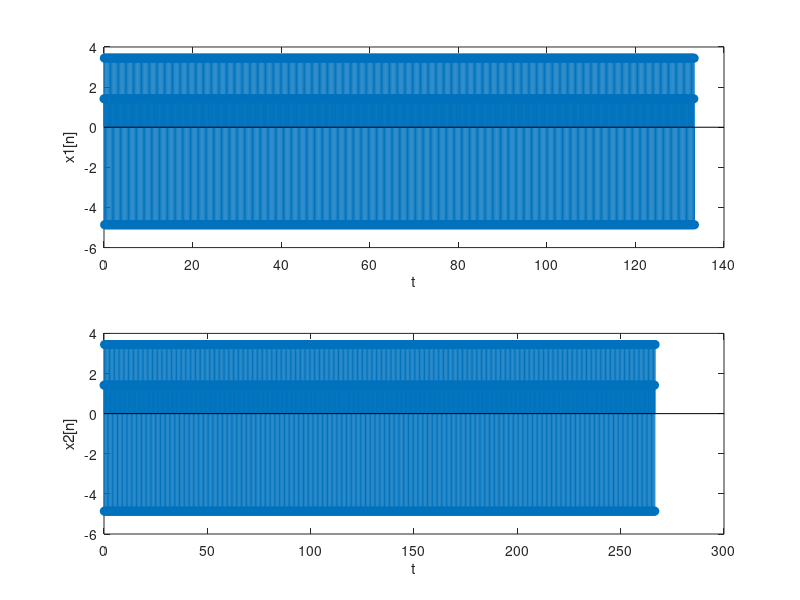

Source code (MATLAB):
A = input('Nhập biên độ A = ');
F0 = input('Nhập tần số F0 = '); % 1000 - 15000Hz
phi = input('Nhập góc phi = ');
n = 0:2000;
Fs1 = 3*F0;
Fs2 = 1.5*F0;
t1 = n/Fs1;
t2 = n/Fs2;
x1 = A*cos(2*pi*F0*t1 + phi);
x2 = A*cos(2*pi*F0*t2 + phi);

subplot(2,1,1); % Chia cửa sổ đồ thị thành 2 hàng và 1 cột, chọn vùng đầu tiên
stem(t1,x1, "filled"); % Vẽ đồ thị rời rạc của x1 theo t1
ylabel('x1[n]'); % Đặt nhãn cho trục y
xlabel('t');

subplot(2,1,2);
stem(t2,x2,"filled");
ylabel('x2[n]');
xlabel('t');

soundsc(x1,Fs1);
pause(5); 
soundsc(x2,Fs2);
